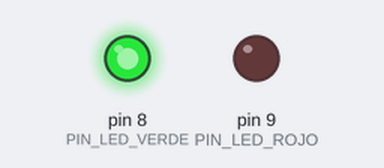
Bench run of a sketch on a simulated Arduino Uno, built with avr-gcc and run on an emulated ATmega328P. On the bench: output pins drawn as LEDs (lit = HIGH).

Above: at 1.5 s.
At 4.5 s:
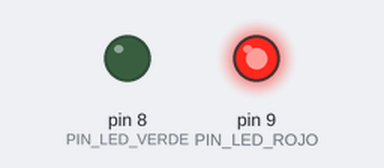
Timing chart, 0 to 7.8 s (numbered marks = the images above):
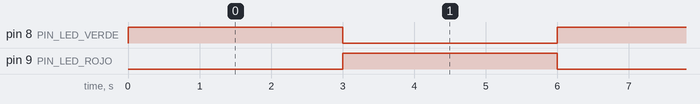

The sketch:

Led_Rojo_Verde.ino
```cpp
// ================================
// PRUEBA LEDs
// Sistema de Monitoreo Industrial
// ================================

// ---------- Pines ----------
const int PIN_LED_VERDE = 8;
const int PIN_LED_ROJO  = 9;

// ---------- Tiempos ----------
const unsigned long TIEMPO_CAMBIO_MS = 3000;

// ---------- Variables ----------
bool estadoVerde = true;

void setup() {

  pinMode(PIN_LED_VERDE, OUTPUT);
  pinMode(PIN_LED_ROJO, OUTPUT);

}

void loop() {

  if (estadoVerde) {

    digitalWrite(PIN_LED_VERDE, HIGH);
    digitalWrite(PIN_LED_ROJO, LOW);

  } else {

    digitalWrite(PIN_LED_VERDE, LOW);
    digitalWrite(PIN_LED_ROJO, HIGH);

  }

  estadoVerde = !estadoVerde;

  delay(TIEMPO_CAMBIO_MS);
}
```

Measured:
- by itself, pin 8 (PIN_LED_VERDE), pin 9 (PIN_LED_ROJO): alternates HIGH for 3.0 s and LOW for 3.0 s
